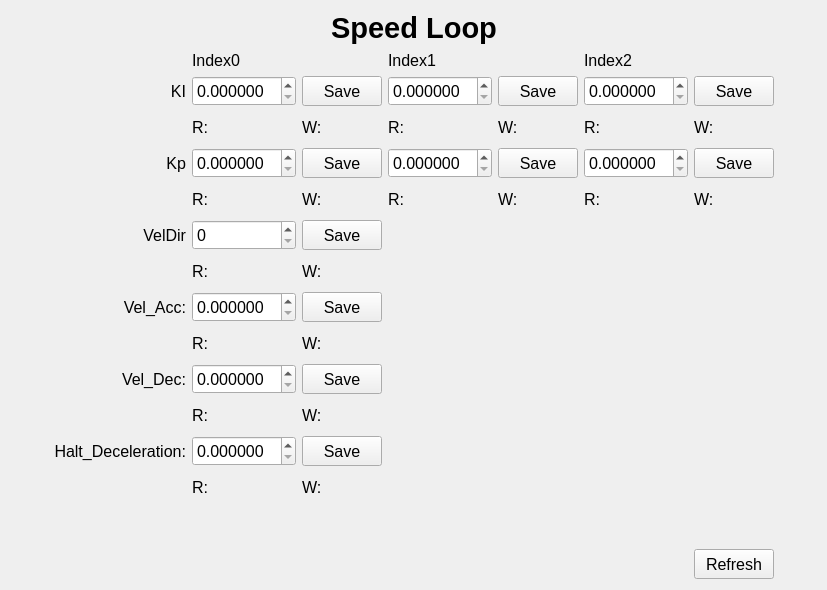
<?xml version="1.0" encoding="UTF-8"?>
<ui version="4.0">
 <class>speed_frame</class>
 <widget class="QWidget" name="speed_frame">
  <property name="geometry">
   <rect>
    <x>0</x>
    <y>0</y>
    <width>827</width>
    <height>590</height>
   </rect>
  </property>
  <property name="font">
   <font>
    <family>Arial</family>
    <pointsize>12</pointsize>
   </font>
  </property>
  <property name="windowTitle">
   <string>Speed PID</string>
  </property>
  <layout class="QGridLayout" name="gridLayout">
   <item row="0" column="1" colspan="8">
    <widget class="QLabel" name="label">
     <property name="font">
      <font>
       <family>Arial</family>
       <pointsize>22</pointsize>
       <weight>75</weight>
       <bold>true</bold>
      </font>
     </property>
     <property name="text">
      <string>Speed Loop</string>
     </property>
     <property name="alignment">
      <set>Qt::AlignCenter</set>
     </property>
    </widget>
   </item>
   <item row="1" column="2">
    <widget class="QLabel" name="label_6">
     <property name="text">
      <string>Index0</string>
     </property>
    </widget>
   </item>
   <item row="1" column="4">
    <widget class="QLabel" name="label_7">
     <property name="text">
      <string>Index1</string>
     </property>
    </widget>
   </item>
   <item row="1" column="7">
    <widget class="QLabel" name="label_8">
     <property name="text">
      <string>Index2</string>
     </property>
    </widget>
   </item>
   <item row="2" column="1">
    <widget class="QLabel" name="label_3">
     <property name="minimumSize">
      <size>
       <width>0</width>
       <height>30</height>
      </size>
     </property>
     <property name="text">
      <string>KI</string>
     </property>
     <property name="alignment">
      <set>Qt::AlignRight|Qt::AlignTrailing|Qt::AlignVCenter</set>
     </property>
    </widget>
   </item>
   <item row="2" column="2">
    <widget class="shr::gui::DoubleSpinBox" name="doubleSpinBox_ki_0">
     <property name="minimumSize">
      <size>
       <width>80</width>
       <height>30</height>
      </size>
     </property>
     <property name="font">
      <font>
       <family>Arial</family>
       <pointsize>12</pointsize>
      </font>
     </property>
     <property name="decimals">
      <number>6</number>
     </property>
    </widget>
   </item>
   <item row="2" column="3">
    <widget class="QPushButton" name="saveKi0Btn">
     <property name="minimumSize">
      <size>
       <width>80</width>
       <height>30</height>
      </size>
     </property>
     <property name="text">
      <string>Save</string>
     </property>
    </widget>
   </item>
   <item row="2" column="4" colspan="2">
    <widget class="shr::gui::DoubleSpinBox" name="doubleSpinBox_ki_1">
     <property name="minimumSize">
      <size>
       <width>80</width>
       <height>30</height>
      </size>
     </property>
     <property name="font">
      <font>
       <family>Arial</family>
       <pointsize>12</pointsize>
      </font>
     </property>
     <property name="decimals">
      <number>6</number>
     </property>
    </widget>
   </item>
   <item row="2" column="6">
    <widget class="QPushButton" name="saveKi1Btn">
     <property name="minimumSize">
      <size>
       <width>80</width>
       <height>30</height>
      </size>
     </property>
     <property name="text">
      <string>Save</string>
     </property>
    </widget>
   </item>
   <item row="2" column="7">
    <widget class="shr::gui::DoubleSpinBox" name="doubleSpinBox_ki_2">
     <property name="minimumSize">
      <size>
       <width>80</width>
       <height>30</height>
      </size>
     </property>
     <property name="font">
      <font>
       <family>Arial</family>
       <pointsize>12</pointsize>
      </font>
     </property>
     <property name="decimals">
      <number>6</number>
     </property>
    </widget>
   </item>
   <item row="2" column="8">
    <widget class="QPushButton" name="saveKi2Btn">
     <property name="minimumSize">
      <size>
       <width>80</width>
       <height>30</height>
      </size>
     </property>
     <property name="text">
      <string>Save</string>
     </property>
    </widget>
   </item>
   <item row="3" column="2">
    <widget class="QLabel" name="ki0_r_label">
     <property name="minimumSize">
      <size>
       <width>80</width>
       <height>30</height>
      </size>
     </property>
     <property name="text">
      <string>R:</string>
     </property>
    </widget>
   </item>
   <item row="3" column="3">
    <widget class="QLabel" name="ki0_w_label">
     <property name="minimumSize">
      <size>
       <width>80</width>
       <height>30</height>
      </size>
     </property>
     <property name="text">
      <string>W:</string>
     </property>
    </widget>
   </item>
   <item row="3" column="4" colspan="2">
    <widget class="QLabel" name="ki1_r_label">
     <property name="minimumSize">
      <size>
       <width>80</width>
       <height>30</height>
      </size>
     </property>
     <property name="text">
      <string>R:</string>
     </property>
    </widget>
   </item>
   <item row="3" column="6">
    <widget class="QLabel" name="ki1_w_label">
     <property name="minimumSize">
      <size>
       <width>80</width>
       <height>30</height>
      </size>
     </property>
     <property name="text">
      <string>W:</string>
     </property>
    </widget>
   </item>
   <item row="3" column="7">
    <widget class="QLabel" name="ki2_r_label">
     <property name="minimumSize">
      <size>
       <width>80</width>
       <height>30</height>
      </size>
     </property>
     <property name="text">
      <string>R:</string>
     </property>
    </widget>
   </item>
   <item row="3" column="8">
    <widget class="QLabel" name="ki2_w_label">
     <property name="minimumSize">
      <size>
       <width>80</width>
       <height>30</height>
      </size>
     </property>
     <property name="text">
      <string>W:</string>
     </property>
    </widget>
   </item>
   <item row="4" column="1">
    <widget class="QLabel" name="label_2">
     <property name="minimumSize">
      <size>
       <width>0</width>
       <height>30</height>
      </size>
     </property>
     <property name="text">
      <string>Kp</string>
     </property>
     <property name="alignment">
      <set>Qt::AlignRight|Qt::AlignTrailing|Qt::AlignVCenter</set>
     </property>
    </widget>
   </item>
   <item row="4" column="2">
    <widget class="shr::gui::DoubleSpinBox" name="doubleSpinBox_kp_0">
     <property name="minimumSize">
      <size>
       <width>80</width>
       <height>30</height>
      </size>
     </property>
     <property name="font">
      <font>
       <family>Arial</family>
       <pointsize>12</pointsize>
      </font>
     </property>
     <property name="decimals">
      <number>6</number>
     </property>
    </widget>
   </item>
   <item row="4" column="3">
    <widget class="QPushButton" name="saveKp0Btn">
     <property name="minimumSize">
      <size>
       <width>80</width>
       <height>30</height>
      </size>
     </property>
     <property name="text">
      <string>Save</string>
     </property>
    </widget>
   </item>
   <item row="4" column="4" colspan="2">
    <widget class="shr::gui::DoubleSpinBox" name="doubleSpinBox_kp_1">
     <property name="minimumSize">
      <size>
       <width>80</width>
       <height>30</height>
      </size>
     </property>
     <property name="font">
      <font>
       <family>Arial</family>
       <pointsize>12</pointsize>
      </font>
     </property>
     <property name="decimals">
      <number>6</number>
     </property>
    </widget>
   </item>
   <item row="4" column="6">
    <widget class="QPushButton" name="saveKp1Btn">
     <property name="minimumSize">
      <size>
       <width>80</width>
       <height>30</height>
      </size>
     </property>
     <property name="text">
      <string>Save</string>
     </property>
    </widget>
   </item>
   <item row="4" column="7">
    <widget class="shr::gui::DoubleSpinBox" name="doubleSpinBox_kp_2">
     <property name="minimumSize">
      <size>
       <width>80</width>
       <height>30</height>
      </size>
     </property>
     <property name="font">
      <font>
       <family>Arial</family>
       <pointsize>12</pointsize>
      </font>
     </property>
     <property name="decimals">
      <number>6</number>
     </property>
    </widget>
   </item>
   <item row="4" column="8">
    <widget class="QPushButton" name="saveKp2Btn">
     <property name="minimumSize">
      <size>
       <width>80</width>
       <height>30</height>
      </size>
     </property>
     <property name="text">
      <string>Save</string>
     </property>
    </widget>
   </item>
   <item row="5" column="2">
    <widget class="QLabel" name="kp0_r_label">
     <property name="minimumSize">
      <size>
       <width>80</width>
       <height>30</height>
      </size>
     </property>
     <property name="text">
      <string>R:</string>
     </property>
    </widget>
   </item>
   <item row="5" column="3">
    <widget class="QLabel" name="kp0_w_label">
     <property name="minimumSize">
      <size>
       <width>80</width>
       <height>30</height>
      </size>
     </property>
     <property name="text">
      <string>W:</string>
     </property>
    </widget>
   </item>
   <item row="5" column="4" colspan="2">
    <widget class="QLabel" name="kp1_r_label">
     <property name="minimumSize">
      <size>
       <width>80</width>
       <height>30</height>
      </size>
     </property>
     <property name="text">
      <string>R:</string>
     </property>
    </widget>
   </item>
   <item row="5" column="6">
    <widget class="QLabel" name="kp1_w_label">
     <property name="minimumSize">
      <size>
       <width>80</width>
       <height>30</height>
      </size>
     </property>
     <property name="text">
      <string>W:</string>
     </property>
    </widget>
   </item>
   <item row="5" column="7">
    <widget class="QLabel" name="kp2_r_label">
     <property name="minimumSize">
      <size>
       <width>80</width>
       <height>30</height>
      </size>
     </property>
     <property name="text">
      <string>R:</string>
     </property>
    </widget>
   </item>
   <item row="5" column="8">
    <widget class="QLabel" name="kp2_w_label">
     <property name="minimumSize">
      <size>
       <width>80</width>
       <height>30</height>
      </size>
     </property>
     <property name="text">
      <string>W:</string>
     </property>
    </widget>
   </item>
   <item row="6" column="1">
    <widget class="QLabel" name="label_9">
     <property name="sizePolicy">
      <sizepolicy hsizetype="Preferred" vsizetype="Minimum">
       <horstretch>0</horstretch>
       <verstretch>0</verstretch>
      </sizepolicy>
     </property>
     <property name="minimumSize">
      <size>
       <width>0</width>
       <height>30</height>
      </size>
     </property>
     <property name="font">
      <font>
       <family>Arial</family>
       <pointsize>12</pointsize>
       <weight>50</weight>
       <bold>false</bold>
      </font>
     </property>
     <property name="text">
      <string>VelDir</string>
     </property>
     <property name="alignment">
      <set>Qt::AlignRight|Qt::AlignTrailing|Qt::AlignVCenter</set>
     </property>
    </widget>
   </item>
   <item row="6" column="2">
    <widget class="shr::gui::SpinBox" name="vel_dir_spinBox">
     <property name="minimumSize">
      <size>
       <width>100</width>
       <height>30</height>
      </size>
     </property>
     <property name="font">
      <font>
       <family>Arial</family>
       <pointsize>12</pointsize>
      </font>
     </property>
    </widget>
   </item>
   <item row="6" column="3">
    <widget class="QPushButton" name="velDir_saveBtn">
     <property name="minimumSize">
      <size>
       <width>80</width>
       <height>30</height>
      </size>
     </property>
     <property name="text">
      <string>Save</string>
     </property>
    </widget>
   </item>
   <item row="7" column="2">
    <widget class="QLabel" name="vel_dir_r_label">
     <property name="minimumSize">
      <size>
       <width>80</width>
       <height>30</height>
      </size>
     </property>
     <property name="font">
      <font>
       <pointsize>12</pointsize>
      </font>
     </property>
     <property name="text">
      <string>R:</string>
     </property>
    </widget>
   </item>
   <item row="7" column="3">
    <widget class="QLabel" name="vel_dir_w_label">
     <property name="minimumSize">
      <size>
       <width>80</width>
       <height>30</height>
      </size>
     </property>
     <property name="font">
      <font>
       <pointsize>12</pointsize>
      </font>
     </property>
     <property name="text">
      <string>W:</string>
     </property>
    </widget>
   </item>
   <item row="8" column="0">
    <spacer name="horizontalSpacer">
     <property name="orientation">
      <enum>Qt::Horizontal</enum>
     </property>
     <property name="sizeHint" stdset="0">
      <size>
       <width>40</width>
       <height>20</height>
      </size>
     </property>
    </spacer>
   </item>
   <item row="8" column="1">
    <widget class="QLabel" name="label_4">
     <property name="minimumSize">
      <size>
       <width>0</width>
       <height>30</height>
      </size>
     </property>
     <property name="text">
      <string>Vel_Acc:</string>
     </property>
     <property name="alignment">
      <set>Qt::AlignRight|Qt::AlignTrailing|Qt::AlignVCenter</set>
     </property>
    </widget>
   </item>
   <item row="8" column="2">
    <widget class="shr::gui::DoubleSpinBox" name="doubleSpinBox_acc">
     <property name="minimumSize">
      <size>
       <width>100</width>
       <height>30</height>
      </size>
     </property>
     <property name="font">
      <font>
       <family>Arial</family>
       <pointsize>12</pointsize>
      </font>
     </property>
     <property name="decimals">
      <number>6</number>
     </property>
    </widget>
   </item>
   <item row="8" column="3">
    <widget class="QPushButton" name="saveAccBtn">
     <property name="minimumSize">
      <size>
       <width>80</width>
       <height>30</height>
      </size>
     </property>
     <property name="text">
      <string>Save</string>
     </property>
    </widget>
   </item>
   <item row="8" column="9" rowspan="2">
    <spacer name="horizontalSpacer_2">
     <property name="orientation">
      <enum>Qt::Horizontal</enum>
     </property>
     <property name="sizeHint" stdset="0">
      <size>
       <width>40</width>
       <height>20</height>
      </size>
     </property>
    </spacer>
   </item>
   <item row="9" column="2">
    <widget class="QLabel" name="acc_r_label">
     <property name="minimumSize">
      <size>
       <width>80</width>
       <height>30</height>
      </size>
     </property>
     <property name="text">
      <string>R:</string>
     </property>
    </widget>
   </item>
   <item row="9" column="3">
    <widget class="QLabel" name="acc_w_label">
     <property name="minimumSize">
      <size>
       <width>80</width>
       <height>30</height>
      </size>
     </property>
     <property name="text">
      <string>W:</string>
     </property>
    </widget>
   </item>
   <item row="10" column="1">
    <widget class="QLabel" name="label_5">
     <property name="minimumSize">
      <size>
       <width>0</width>
       <height>30</height>
      </size>
     </property>
     <property name="text">
      <string>Vel_Dec:</string>
     </property>
     <property name="alignment">
      <set>Qt::AlignRight|Qt::AlignTrailing|Qt::AlignVCenter</set>
     </property>
    </widget>
   </item>
   <item row="10" column="2">
    <widget class="shr::gui::DoubleSpinBox" name="doubleSpinBox_dec">
     <property name="minimumSize">
      <size>
       <width>100</width>
       <height>30</height>
      </size>
     </property>
     <property name="font">
      <font>
       <family>Arial</family>
       <pointsize>12</pointsize>
      </font>
     </property>
     <property name="decimals">
      <number>6</number>
     </property>
    </widget>
   </item>
   <item row="10" column="3">
    <widget class="QPushButton" name="saveDecBtn">
     <property name="minimumSize">
      <size>
       <width>80</width>
       <height>30</height>
      </size>
     </property>
     <property name="text">
      <string>Save</string>
     </property>
    </widget>
   </item>
   <item row="11" column="2">
    <widget class="QLabel" name="dec_r_label">
     <property name="minimumSize">
      <size>
       <width>80</width>
       <height>30</height>
      </size>
     </property>
     <property name="text">
      <string>R:</string>
     </property>
    </widget>
   </item>
   <item row="11" column="3">
    <widget class="QLabel" name="dec_w_label">
     <property name="minimumSize">
      <size>
       <width>80</width>
       <height>30</height>
      </size>
     </property>
     <property name="text">
      <string>W:</string>
     </property>
    </widget>
   </item>
   <item row="12" column="1">
    <widget class="QLabel" name="label_10">
     <property name="minimumSize">
      <size>
       <width>0</width>
       <height>30</height>
      </size>
     </property>
     <property name="text">
      <string>Halt_Deceleration:</string>
     </property>
     <property name="alignment">
      <set>Qt::AlignRight|Qt::AlignTrailing|Qt::AlignVCenter</set>
     </property>
    </widget>
   </item>
   <item row="12" column="2">
    <widget class="shr::gui::DoubleSpinBox" name="doubleSpinBox_halt_dec">
     <property name="minimumSize">
      <size>
       <width>100</width>
       <height>30</height>
      </size>
     </property>
     <property name="font">
      <font>
       <family>Arial</family>
       <pointsize>12</pointsize>
      </font>
     </property>
     <property name="decimals">
      <number>6</number>
     </property>
    </widget>
   </item>
   <item row="12" column="3">
    <widget class="QPushButton" name="saveHaltDecBtn">
     <property name="minimumSize">
      <size>
       <width>80</width>
       <height>30</height>
      </size>
     </property>
     <property name="text">
      <string>Save</string>
     </property>
    </widget>
   </item>
   <item row="13" column="2">
    <widget class="QLabel" name="halt_dec_r_label">
     <property name="minimumSize">
      <size>
       <width>80</width>
       <height>30</height>
      </size>
     </property>
     <property name="text">
      <string>R:</string>
     </property>
    </widget>
   </item>
   <item row="13" column="3">
    <widget class="QLabel" name="halt_dec_w_label">
     <property name="minimumSize">
      <size>
       <width>80</width>
       <height>30</height>
      </size>
     </property>
     <property name="text">
      <string>W:</string>
     </property>
    </widget>
   </item>
   <item row="14" column="5">
    <spacer name="verticalSpacer">
     <property name="orientation">
      <enum>Qt::Vertical</enum>
     </property>
     <property name="sizeHint" stdset="0">
      <size>
       <width>20</width>
       <height>40</height>
      </size>
     </property>
    </spacer>
   </item>
   <item row="15" column="8">
    <widget class="QPushButton" name="refreshBtn">
     <property name="minimumSize">
      <size>
       <width>80</width>
       <height>30</height>
      </size>
     </property>
     <property name="text">
      <string>Refresh</string>
     </property>
    </widget>
   </item>
  </layout>
 </widget>
 <layoutdefault spacing="6" margin="11"/>
 <customwidgets>
  <customwidget>
   <class>shr::gui::SpinBox</class>
   <extends>QSpinBox</extends>
   <header>common/spinbox.h</header>
  </customwidget>
  <customwidget>
   <class>shr::gui::DoubleSpinBox</class>
   <extends>QDoubleSpinBox</extends>
   <header>common/doublespinbox.h</header>
  </customwidget>
 </customwidgets>
 <resources/>
 <connections/>
</ui>
